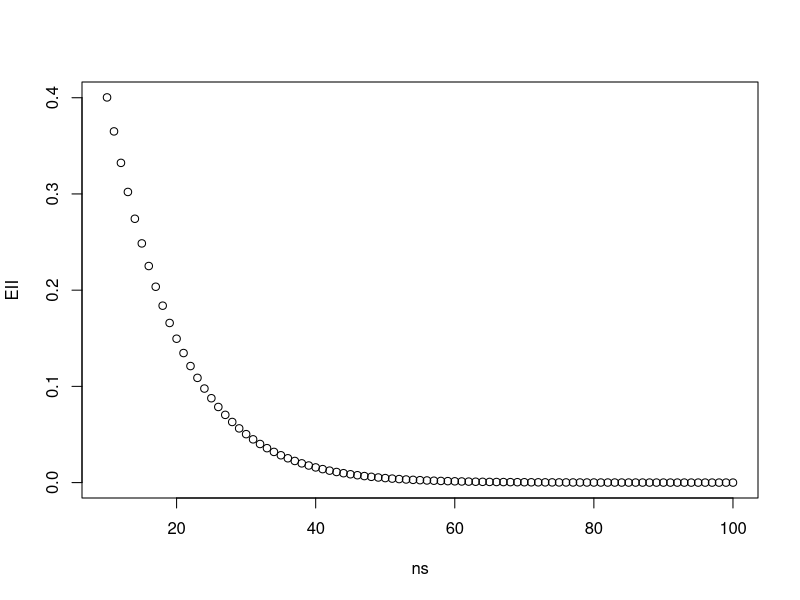
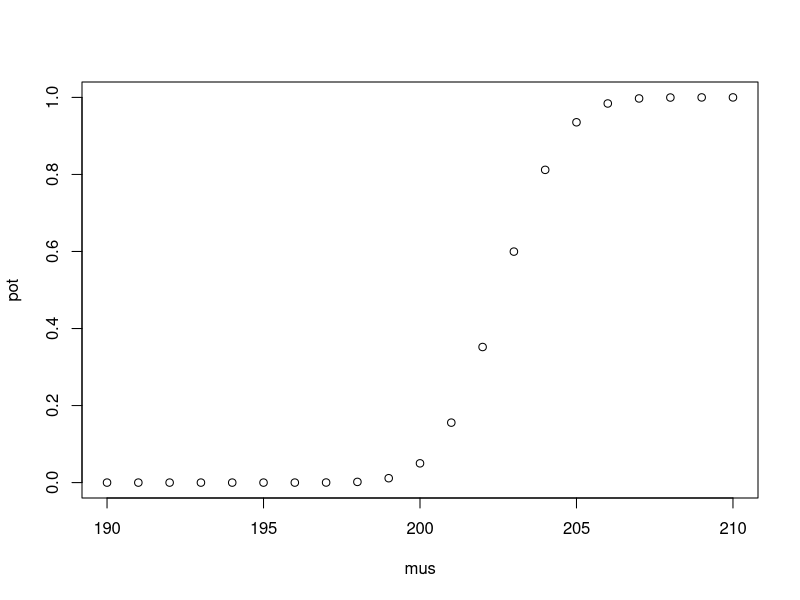
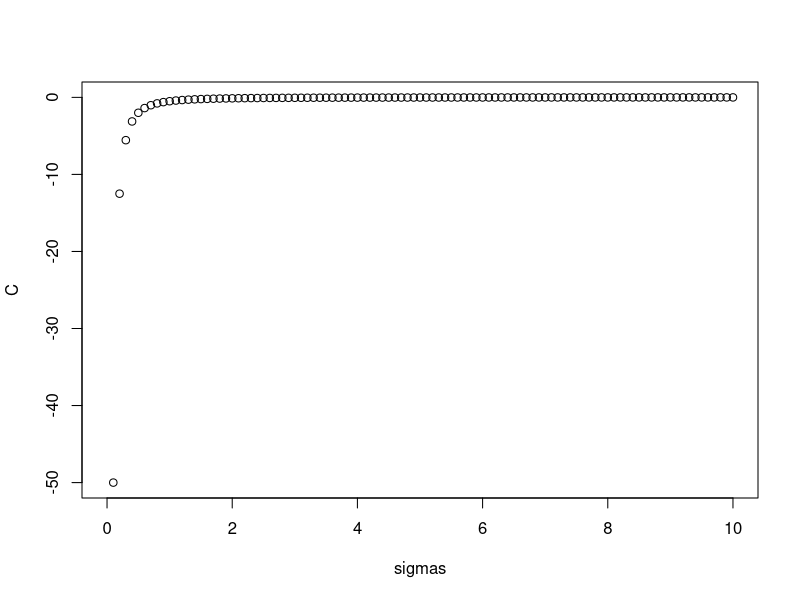
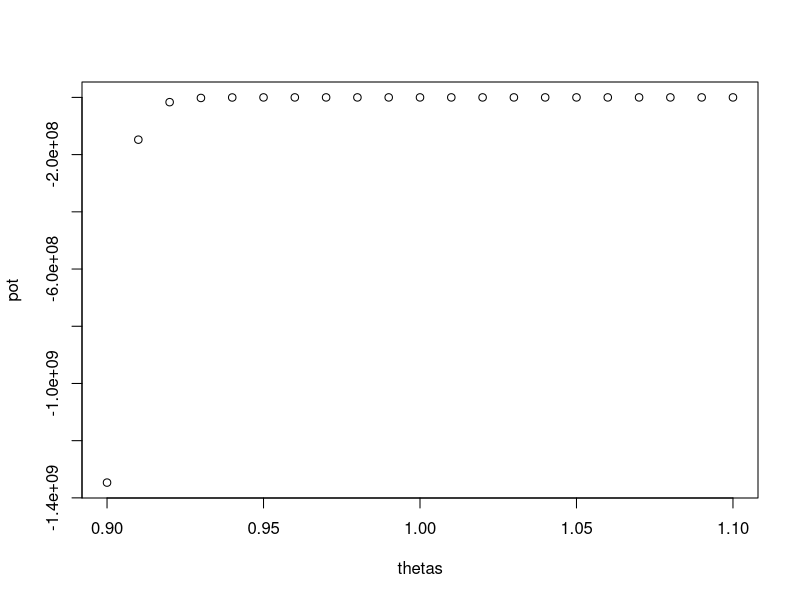
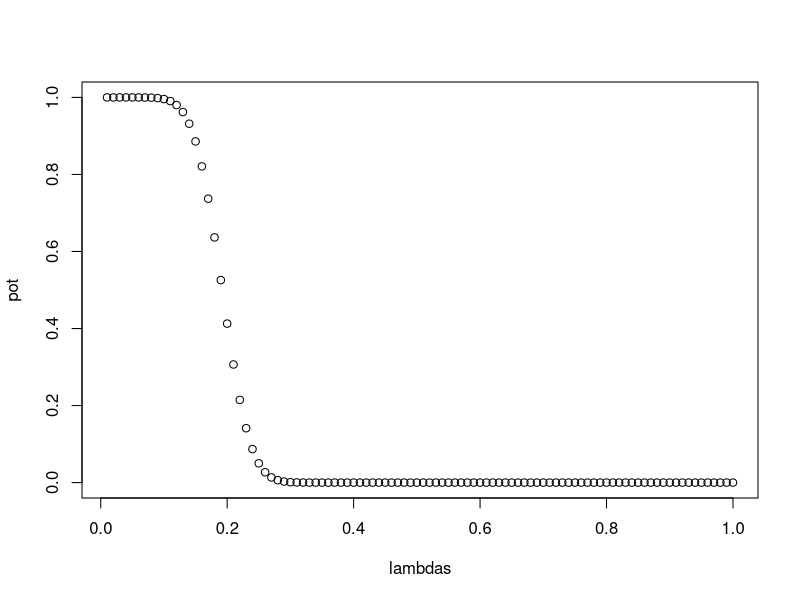

The R source for these figures, in order:
# Ejercicio 7 ####
data <- c(37, 39.5, 41.7, 42, 40, 41.25, 43, 44.05, 38, 38.5)
sum(data)
n <- length(data)
sd2_0 <- 25 # La varianza es dato

mu1 <- 37
mu2 <- 40

## a ####
t <- (sum(data) - mu1*n)/sqrt(sd2_0*n)
t

qnorm(p = .95)

## b ####
1-pnorm(t)

## c ####
H <- sqrt(sd2_0*n) * qnorm(p = .95) + mu1*n
(H - n*mu2)/sqrt(sd2_0*n)

pnorm(q = (H - n*mu2)/sqrt(sd2_0*n))

## d ####

# Quiero ver la pinta de la potencia
ns <- 10:100
EII <- pnorm(qnorm(p = .95) + ((37-40)*ns)/sqrt(25*ns))
pot <- 1 - EII

plot(ns, EII)

# Pareciera ser menor a 0.05 a partir de n~30

# La cuenta
((qnorm(p = .05) - qnorm(p = .95)) * (-5/3))^2

# Ejercicio 8 ####
# Miremos que forma tiene la potencia para distintos mues verdaderos

mu1 <- 200
sd0 <- sqrt(25)
n <- 10
mus <- seq(190, 210, 1)

pot <- 1 - pnorm(q = qnorm(.95) + sqrt(n) * (mu1-mus)/sd0)
plot(mus, pot)

EII <- pnorm(q = qnorm(.95) + sqrt(n) * (mu1-210)/sd0)
EII

# Ejercicio 10 ####
sigmas <- seq(0, 10, .1)
C <- -1/(2*sigmas^2)
plot(sigmas, C)

# Ejercicio 11 ####
## b-i ####
qchisq(p = .01, df = 21)
21*0.6

## b-ii ####
pchisq(df = 21, q = 21*0.6)

## b-iii ####
1-pchisq(df = 21, q = 1/0.8 * qchisq(p = .01, df = 21))

# Ejercicio 13 ####
## a ####
# Quiero ver la potencia
thetas <- seq(0.9,1.1,.01)
alpha <- .05
n <- 100
pot <- 1 - (1-alpha)/(thetas)^(2*n)
plot(thetas, pot)

log(9.5)/log(1.1)

## b-i ####
p0 <- .4
n <- 100
alfa <- .05

a <- n*p0
b <- sqrt(n*p0*(1-p0))
(87-a)/b 
(87-a)/b > qnorm(1-alfa)

## b-ii ####
1-pnorm((87-a)/b )

## b-iii ####
qnorm(1-alfa) * b + a

p2 <- .45
a2 <- n*p2
b2 <- sqrt(n*p2*(1-p2))

q <- ((qnorm(1-alfa) * b + a) - a2)/b2

1 - pnorm(q)

# Ejercicio 14 ####
## a ####

xprom <- 21
n <- 45
alfa <- 0.01
lambda0 <- 20

t <- sqrt(n) * (xprom - lambda0)/sqrt(lambda0)
t
t > qnorm(1-alfa)

#p-valor
1-pnorm(t)

## b ####
lambda1 <- 22
pnorm((qnorm(1-alfa)*sqrt(n*lambda0)+n*lambda0-n*lambda1)/sqrt(n*lambda1))

## c ####
EII <- 0.05

n_obj <- ((qnorm(EII)*sqrt(lambda1) - qnorm(1-alfa)*sqrt(lambda0))/(lambda0-lambda1))^2
n_obj
n_obj <- ceiling(n_obj)
n_obj
pnorm((qnorm(1-alfa)*sqrt(n_obj*lambda0)+n_obj*lambda0-n_obj*lambda1)/sqrt(n_obj*lambda1))

# Ejercicio 15 ####
sumX <- 43
n <- 100
p0 <- 0.5
alfa <- 0.05

## a ####
t <- (sumX - n*p0)/sqrt(n*p0*(1-p0))
t
t < qnorm(alfa)

# El p-valor
pnorm(t)

## b ####
p1 <- .55
1 - pnorm((qnorm(alfa) * sqrt(n*p0*(1-p0)) + n*(p0-p1))/sqrt(n*p1*(1-p1)))

# Ejercicio 16 ####
lambda0 <- 1/4
n <- 30
alfa <- 0.05

## a ####
n/lambda0
sqrt(n/lambda0^2)
qnorm(1-alfa)

data <- c(3, 4, 5, 3, 2, 7, 6, 4, 6, 4, 7, 2, 3, 4, 6, 7, 3, 5, 6, 6, 4, 5, 5, 7, 3, 2, 2, 4, 3, 5)

t <- (sum(data)-n/lambda0) / sqrt(n/lambda0^2)
t

1-pnorm(t)

## b ####
qnorm(1-alfa) * sqrt(n/lambda0^2) + n/lambda0

lambdas <- seq(.01,1,.01)
pot <- 1-pnorm((qnorm(1-alfa) * sqrt(n/lambda0^2) + n/lambda0 - n/lambdas)/sqrt(n/lambdas^2))
plot(lambdas, pot)
pot[lambdas==0.25]

## c ####
lambda1 <- 1/5
n_obj<- ((qnorm(0.01)*1/lambda1 - qnorm(1-alfa)*1/lambda0)/(1/lambda0-1/lambda1))^2
n_obj 
ceiling(n_obj)

pot <- 1-pnorm((qnorm(1-alfa) * sqrt(n_obj/lambda0^2) + n_obj/lambda0 - n_obj/lambda1)/sqrt(n_obj/lambda1^2))
pot
